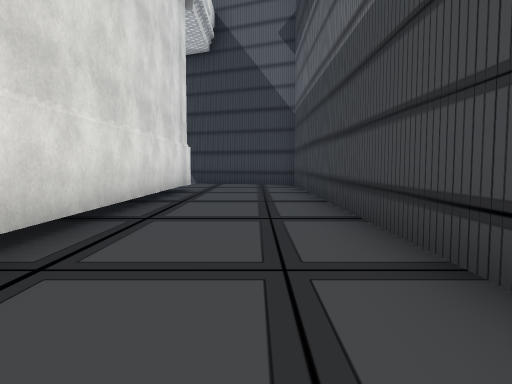
[1] (above)

24 first-person views from a walk through a scene from a Unity 3-D project. The camera is 1.2 m above the floor, tilts 4° down and sees 70° across. The floor is counted in squares, 2 m on a side. Each view is taken from the middle of a square. On the plan, view 1 faces up. The plan holds only what a view shows up to about 10 squares ahead; the rest is blank. The place goes on beyond the plan. Some surface patterns are stand-ins.

[2]
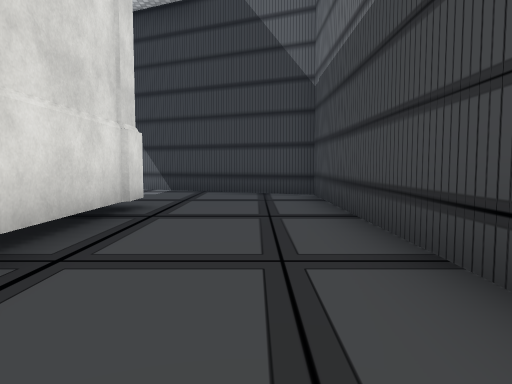

[3]
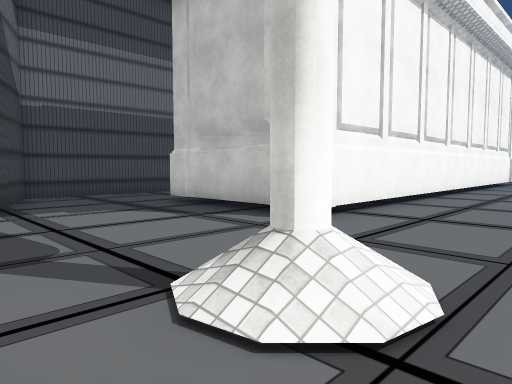

[4]
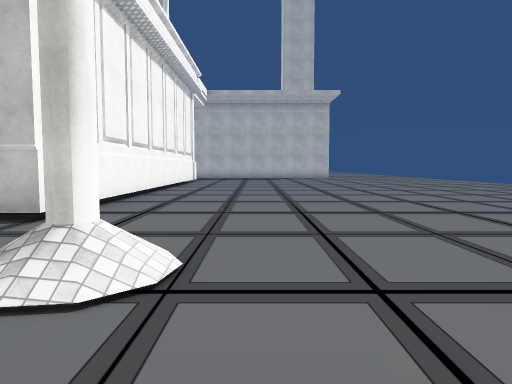

[5]
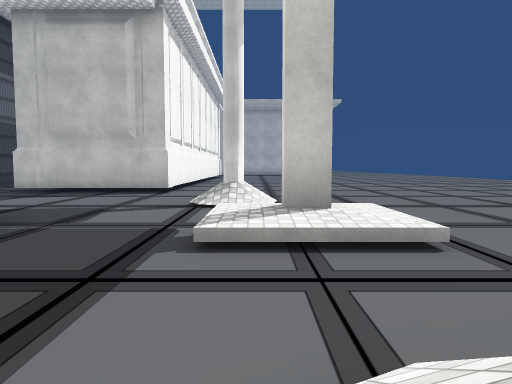

[6]
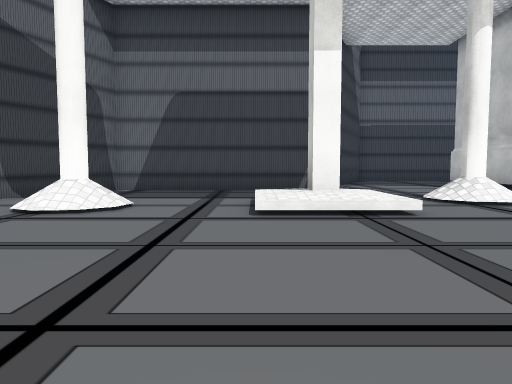

[7]
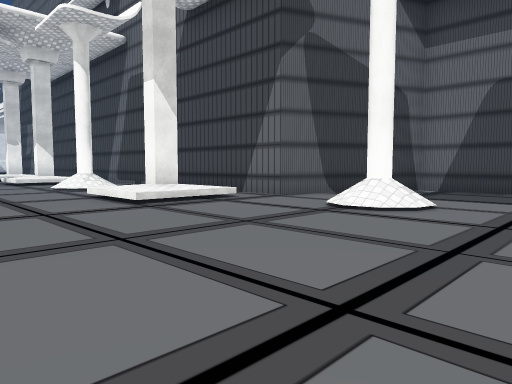

[8]
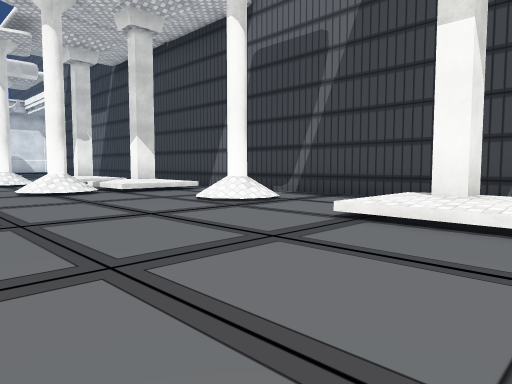

[9]
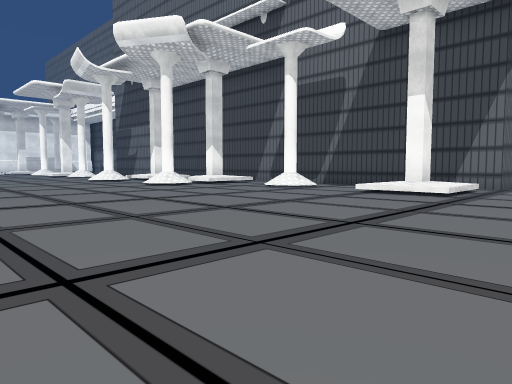

[10]
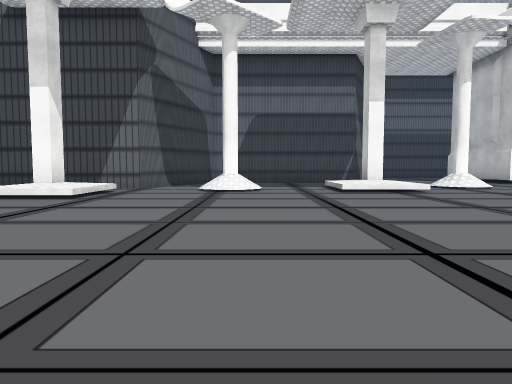

[11]
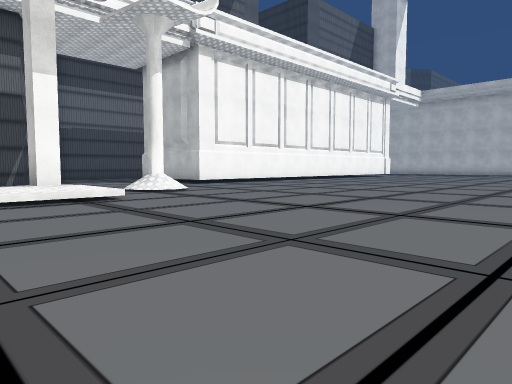

[12]
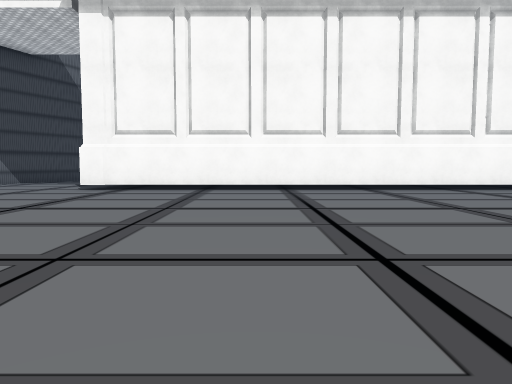

[13]
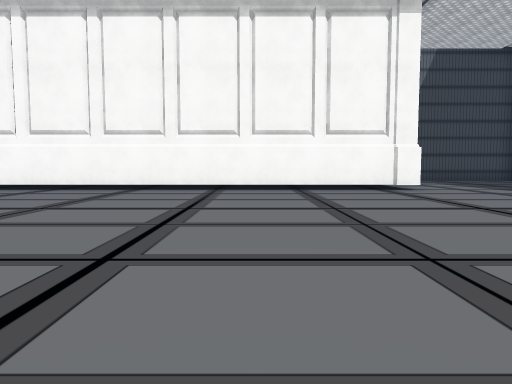

[14]
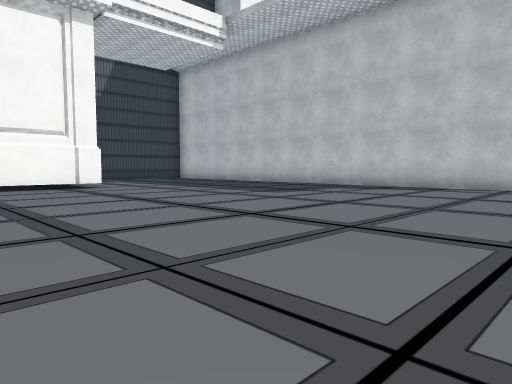

[15]
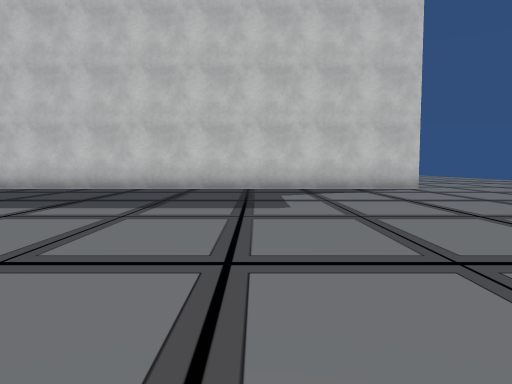

[16]
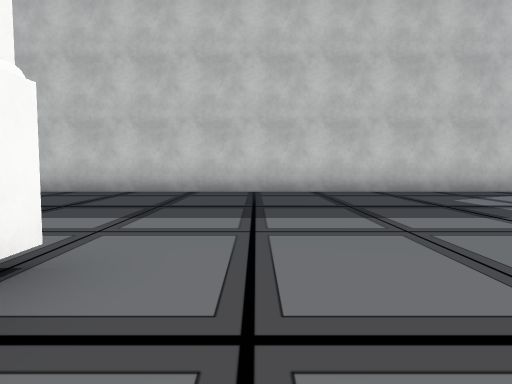

[17]
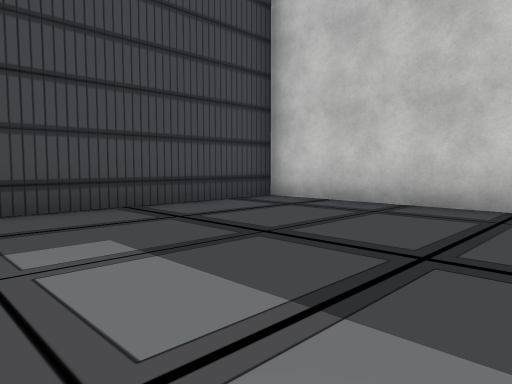

[18]
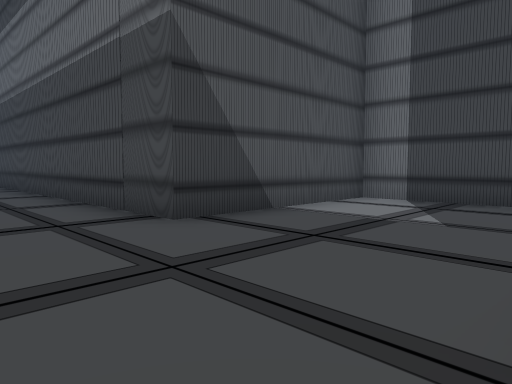

[19]
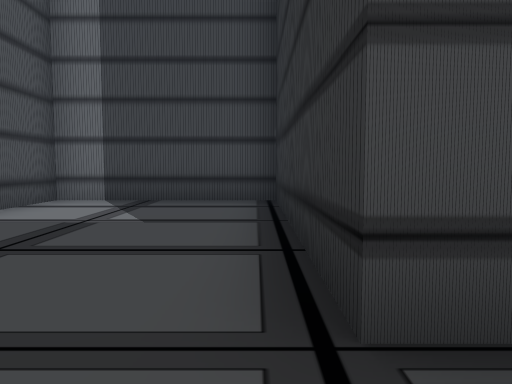

[20]
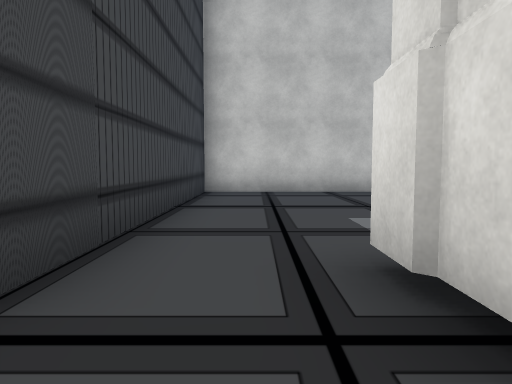

[21]
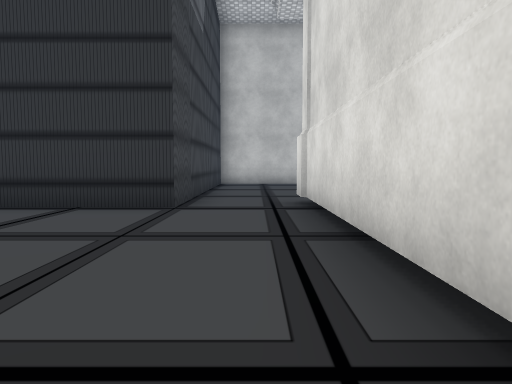

[22]
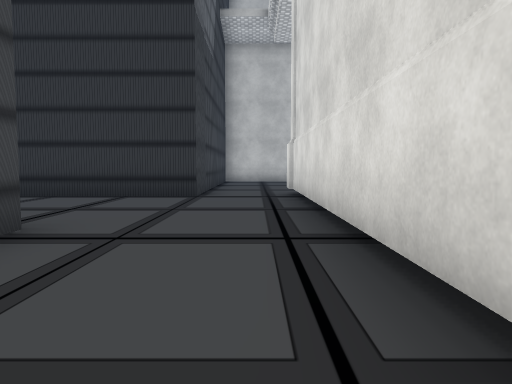

[23]
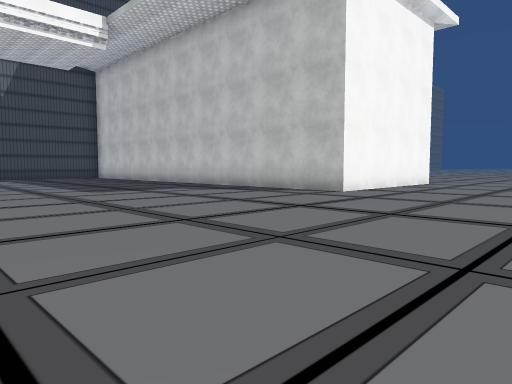

[24]
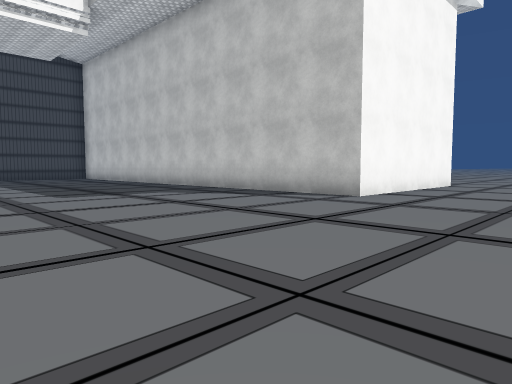

### Floor plan
Key: @ floor where view 1 was taken; # wall or solid block; . main floor; : floor 0.5 m higher than the main floor; / step, stairs or slope.
Columns run from 19 left of view 1 to 6 right of it. Each row starts with its distance up from view 1.
 29   ....////
 28   ........ #
 27  ......./  #
 26  ......./#.#
 25  ..........#
 24  ......... #
 23  .......:# #
 22 ........::/#
 21 ...........###
 20 .............###
 19 ..........#/...#
 18  .........//...#
 17   .............#
 16    .......//...#
 15    .......:#...#
 14    .......//...###
 13     .......//....####
 12     .......#/.......##
 11     .................#
 10     .................#
  9     ..........####...#
  8      .........#  #...#
  7     ..........#  #...#
  6     ..........#  #...#
  5     ..........#  #...#
  4      .........#  #...#
  3       ........#  #...#
  2         ......#  #...#
  1       ........#  #...#
  0      .........#  #.@.#####
 -1    ...........#  #.......#
 -2    ...........#  #.......#
 -3    ...........#  #.......#
 -4 ..............#  #.......#
 -5 ..............#  #..######
 -6 ....................#
 -7 ....................#
 -8  ...................#
 -9  ...................#
-10  ...................#
-11  ...................#
-12  ....################

Positions as (right, up) in squares from view 1, and headings:
1: (0, 0), facing up
2: (0, 4), facing up
3: (-9, 14), facing down-right
4: (-9, 15), facing down
5: (-8, 19), facing down
6: (-14, 16), facing right
7: (-14, 16), facing up-right
8: (-15, 21), facing up-right
9: (-19, 19), facing up-right
10: (-18, 18), facing right
11: (-16, 17), facing down-right
12: (-15, 5), facing right
13: (-15, -1), facing right
14: (-16, -1), facing down-right
15: (-10, -2), facing down
16: (-7, -3), facing down
17: (-5, -6), facing down-right
18: (-1, -4), facing up-right
19: (-1, -4), facing right
20: (-1, -3), facing down
21: (-1, 1), facing down
22: (-1, 3), facing down
23: (-19, -4), facing down-right
24: (-18, -5), facing down-right
